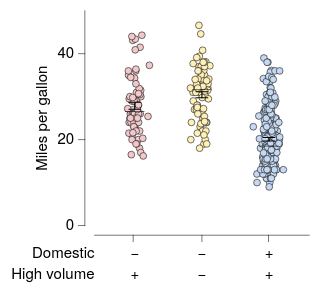

Vega-Lite specification stored for this chart:
### Vega-Lite specification from a JSON file in a GitHub repository (floating-point values rounded to 4 significant figures; data arrays with more than 128 entries replaced by an {"elided": "..."} marker saying what was removed)
{"background": null, "config": {"arc": {"fill": "#DBDBDB", "fillOpacity": 1.0, "innerRadius": 25.0, "padAngle": 0.03, "stroke": "black", "strokeOpacity": 1, "strokeWidth": 0.25}, "area": {"fill": "#DBDBDB", "fillOpacity": 1.0, "stroke": "black", "strokeOpacity": 1, "strokeWidth": 0.25}, "axis": {"domain": true, "domainCap": "round", "domainColor": "black", "domainWidth": 0.25, "grid": false, "gridCap": "round", "gridColor": "#F1F1F1", "gridDash": [0, 0], "gridOpacity": 1.0, "gridWidth": 0.25, "labelColor": "black", "labelFont": "HelveticaNeue", "labelFontSize": 7, "labelFontStyle": "normal", "labelFontWeight": 400, "offset": 4.5, "ticks": true, "tickCap": "round", "tickColor": "black", "tickSize": 3, "tickWidth": 0.25, "titleColor": "black", "titleFont": "HelveticaNeue", "titleFontSize": 7, "titleFontStyle": "normal", "titleFontWeight": 400}, "axisX": {"domain": true, "labelAlign": "center", "labelAngle": 0, "labels": true, "ticks": true, "translate": 0}, "axisY": {"domain": true, "labelAlign": "right", "labelAngle": 0, "labels": true, "ticks": true, "translate": 0}, "axisRight": {"domain": true, "labelAlign": "left", "labelAngle": 0, "labels": true, "ticks": true, "translate": 0}, "axisTop": {"domain": true, "labelAlign": "center", "labelAngle": 0, "labels": true, "ticks": true, "translate": 0}, "bar": {"fill": "#DBDBDB", "fillOpacity": 1.0, "stroke": "black", "strokeOpacity": 1, "strokeWidth": 0.25}, "boxplot": {"size": 9.0, "ticks": {"cornerRadius": 0.25, "fill": "black", "size": 4.5, "thickness": 0.25}, "box": {"fillOpacity": 1.0, "stroke": "black", "strokeOpacity": 1, "strokeWidth": 0.25}, "median": {"fill": "black", "fillOpacity": 1.0, "size": 9.0, "thickness": 0.25}, "rule": {"fill": "black", "fillOpacity": 1.0, "size": 10.0, "stroke": "black", "strokeDash": [0, 0], "strokeOpacity": 1, "strokeWidth": 0.25}, "outliers": {"color": "black", "fill": "black", "fillOpacity": 1.0, "size": 0, "stroke": "black", "strokeOpacity": 1, "strokeWidth": 0.25}}, "circle": {"fill": "black", "fillOpacity": 1.0, "size": 0.5, "stroke": "black", "strokeOpacity": 1, "strokeWidth": 0.25}, "errorband": {"band": {"fillOpacity": 0.6, "stroke": null, "strokeWidth": 0.25, "strokeOpacity": 1}, "borders": {"opacity": 0, "strokeOpacity": 0.25, "strokeWidth": 1}}, "errorbar": {"opacity": 1, "rule": {"strokeDash": [0, 0], "strokeWidth": 0.5}, "ticks": {"color": "black", "cornerRadius": 0.25, "opacity": 1, "size": 6.0, "thickness": 0.5}, "thickness": 0.5}, "font": "HelveticaNeue", "geoshape": {"fill": "#DBDBDB", "fillOpacity": 1.0, "stroke": "black", "strokeOpacity": 1, "strokeWidth": 0.25}, "header": {"labelColor": "black", "labelFont": "HelveticaNeue", "labelFontSize": 7, "labelFontStyle": "normal", "labelFontWeight": 400, "titleColor": "black", "titleFont": "HelveticaNeue", "titleFontSize": 7, "titleFontStyle": "normal", "titleFontWeight": 400, "titlePadding": 0}, "legend": {"disable": false, "offset": 4.5, "gradientLength": 50.0, "gradientThickness": 5.0, "gradientOpacity": 1.0, "gradientStrokeColor": "black", "gradientStrokeWidth": 0.25, "labelColor": "black", "labelFont": "HelveticaNeue", "labelFontSize": 7, "labelFontStyle": "normal", "labelFontWeight": 400, "strokeColor": "black", "strokeWidth": 0, "symbolSize": 42, "symbolStrokeColor": "black", "symbolStrokeWidth": 0.25, "titleColor": "black", "titleFont": "HelveticaNeue", "titleFontSize": 7, "titleFontStyle": "normal", "titleFontWeight": 400}, "line": {"color": "black", "stroke": "black", "strokeCap": "round", "strokeDash": [0, 0], "strokeOpacity": 1, "strokeWidth": 0.375}, "point": {"filled": true, "fill": "#DBDBDB", "fillOpacity": 1.0, "size": 5.0, "stroke": "black", "strokeOpacity": 1, "strokeWidth": 0.25}, "range": {"category": ["#C6D9F1", "#F1C9CB", "#FEF0B9", "#CEE37A", "#7AA8E0", "#E589A3", "#FDDD5D", "#68B961", "#4177B1", "#C35082", "#E5C227", "#438156"], "diverging": {"scheme": ["#C35082", "#CE6D94", "#D989A7", "#E2A4BA", "#EABFCE", "#F1DBE2", "#F6F6F6", "#D7E0EB", "#B9CBE0", "#9BB6D5", "#7DA1C9", "#5F8CBD", "#4177B1"]}, "heatmap": {"scheme": ["#DFE9F7", "#C6D9F1", "#ADC8EC", "#94B8E6", "#7AA8E0", "#6097DA", "#4D87CA", "#4177B1", "#386898", "#2F597F", "#264A69", "#1D3A58"]}, "ordinal": {"scheme": ["#F1F1F1", "#DBDBDB", "#C6C6C6", "#B2B2B2", "#9D9D9D", "#898989", "#767676", "#636363", "#515151", "#404040", "#2F2F2F", "#1F1F1F"]}, "ramp": {"scheme": ["#DFE9F7", "#C6D9F1", "#ADC8EC", "#94B8E6", "#7AA8E0", "#6097DA", "#4D87CA", "#4177B1", "#386898", "#2F597F", "#264A69", "#1D3A58"]}}, "rule": {"color": "black", "stroke": "black", "strokeCap": "round", "strokeDash": [2, 2], "strokeOpacity": 1, "strokeWidth": 0.25}, "scale": {"bandPaddingInner": 0.1, "bandPaddingOuter": 0.1, "round": false}, "rect": {"fill": "#DBDBDB", "fillOpacity": 1.0, "stroke": "black", "strokeOpacity": 1, "strokeWidth": 0.25}, "square": {"fill": "#DBDBDB", "fillOpacity": 1.0, "size": 10.0, "stroke": "black", "strokeOpacity": 1, "strokeWidth": 0.25}, "text": {"color": "black", "font": "HelveticaNeue", "fontSize": 7, "fontStyle": "normal", "fontWeight": 400}, "title": {"anchor": "middle", "frame": "group", "color": "black", "font": "HelveticaNeue", "fontSize": 7, "fontStyle": "normal", "fontWeight": 400, "subtitleColor": "black", "subtitleFont": "HelveticaNeue", "subtitleFontSize": "HelveticaNeue", "subtitleFontStyle": "normal", "subtitleFontWeight": 400}, "view": {"continuousWidth": 100, "continuousHeight": 100, "discreteWidth": 100, "discreteHeight": 100, "fill": null, "stroke": null, "strokeWidth": 0.25}}, "vconcat": [{"layer": [{"data": {"name": "data-5a85ede2053d4aec77293cfb476ae07b"}, "mark": {"type": "circle", "opacity": 1.0, "size": 10.0}, "encoding": {"color": {"field": "Origin", "legend": null, "sort": ["USA", "Europe", "Japan"], "title": null, "type": "nominal"}, "x": {"axis": {"labels": false, "title": null}, "field": "Origin", "sort": ["USA", "Europe", "Japan"], "title": "Origin", "type": "nominal"}, "xOffset": {"field": "jitter_x", "scale": {"domain": [-7.33, 7.33], "range": [5.17, 19.83]}, "type": "quantitative"}, "y": {"field": "Miles_per_Gallon", "title": "Miles per gallon", "type": "quantitative"}}}, {"data": {"name": "data-6a453352f7403ecded143ab84c8c9b2a"}, "mark": {"type": "errorbar"}, "encoding": {"x": {"axis": {"labels": false, "title": null}, "field": "Origin", "sort": ["USA", "Europe", "Japan"], "title": "Origin", "type": "nominal"}, "y": {"field": "__mean", "title": "Miles per gallon", "type": "quantitative"}, "yError": {"field": "__error"}}}, {"data": {"name": "data-5a85ede2053d4aec77293cfb476ae07b"}, "mark": {"type": "boxplot", "box": {"fillOpacity": 0, "strokeOpacity": 0}, "outliers": {"opacity": 0}, "rule": {"strokeOpacity": 0}, "ticks": false}, "encoding": {"x": {"axis": {"labels": false, "title": null}, "field": "Origin", "sort": ["USA", "Europe", "Japan"], "title": "Origin", "type": "nominal"}, "y": {"field": "Miles_per_Gallon", "title": "Miles per gallon", "type": "quantitative"}}}]}, {"layer": [{"data": {"name": "data-55288b6e323762ec78afe05ee4b55819"}, "mark": {"type": "text", "align": "right", "baseline": "middle", "fontSize": 7}, "encoding": {"text": {"field": "__label", "type": "nominal"}, "x": {"value": 0}, "y": {"axis": {"domain": false, "grid": false, "labels": false, "ticks": false, "title": null}, "bandPosition": 0.5, "field": "__label", "scale": {"domain": ["Domestic", "High volume"]}, "sort": ["Domestic", "High volume"], "type": "nominal"}}}, {"data": {"name": "data-9157e9f73711b5ee45df891b622c3e5a"}, "mark": {"type": "text", "align": "center", "baseline": "middle", "fontSize": 7}, "encoding": {"text": {"field": "__value", "type": "nominal"}, "x": {"axis": {"domain": false, "grid": false, "labels": false, "ticks": false, "title": null}, "field": "__category", "sort": ["USA", "Europe", "Japan"], "type": "nominal"}, "y": {"axis": {"domain": false, "grid": false, "labels": false, "ticks": false, "title": null}, "bandPosition": 0.5, "field": "__label", "scale": {"domain": ["Domestic", "High volume"]}, "sort": ["Domestic", "High volume"], "type": "nominal"}}}], "height": 20, "view": {"fill": null, "stroke": null}, "width": 100}], "resolve": {"scale": {"x": "shared"}}, "spacing": 0, "$schema": "https://vega.github.io/schema/vega-lite/v6.4.1.json", "datasets": {"data-5a85ede2053d4aec77293cfb476ae07b": {"elided": "398 records"}, "data-6a453352f7403ecded143ab84c8c9b2a": [{"Origin": "Europe", "__mean": 27.89, "__error": 0.8037, "__dysonsphere__": 1}, {"Origin": "USA", "__mean": 20.08, "__error": 0.4058, "__dysonsphere__": 1}, {"Origin": "Japan", "__mean": 30.45, "__error": 0.6852, "__dysonsphere__": 1}], "data-55288b6e323762ec78afe05ee4b55819": [{"__label": "Domestic", "__dysonsphere__": 1}, {"__label": "High volume", "__dysonsphere__": 1}], "data-9157e9f73711b5ee45df891b622c3e5a": [{"__label": "Domestic", "__category": "USA", "__value": "+", "__dysonsphere__": 1}, {"__label": "Domestic", "__category": "Europe", "__value": "−", "__dysonsphere__": 1}, {"__label": "Domestic", "__category": "Japan", "__value": "−", "__dysonsphere__": 1}, {"__label": "High volume", "__category": "USA", "__value": "+", "__dysonsphere__": 1}, {"__label": "High volume", "__category": "Europe", "__value": "+", "__dysonsphere__": 1}, {"__label": "High volume", "__category": "Japan", "__value": "−", "__dysonsphere__": 1}]}}
